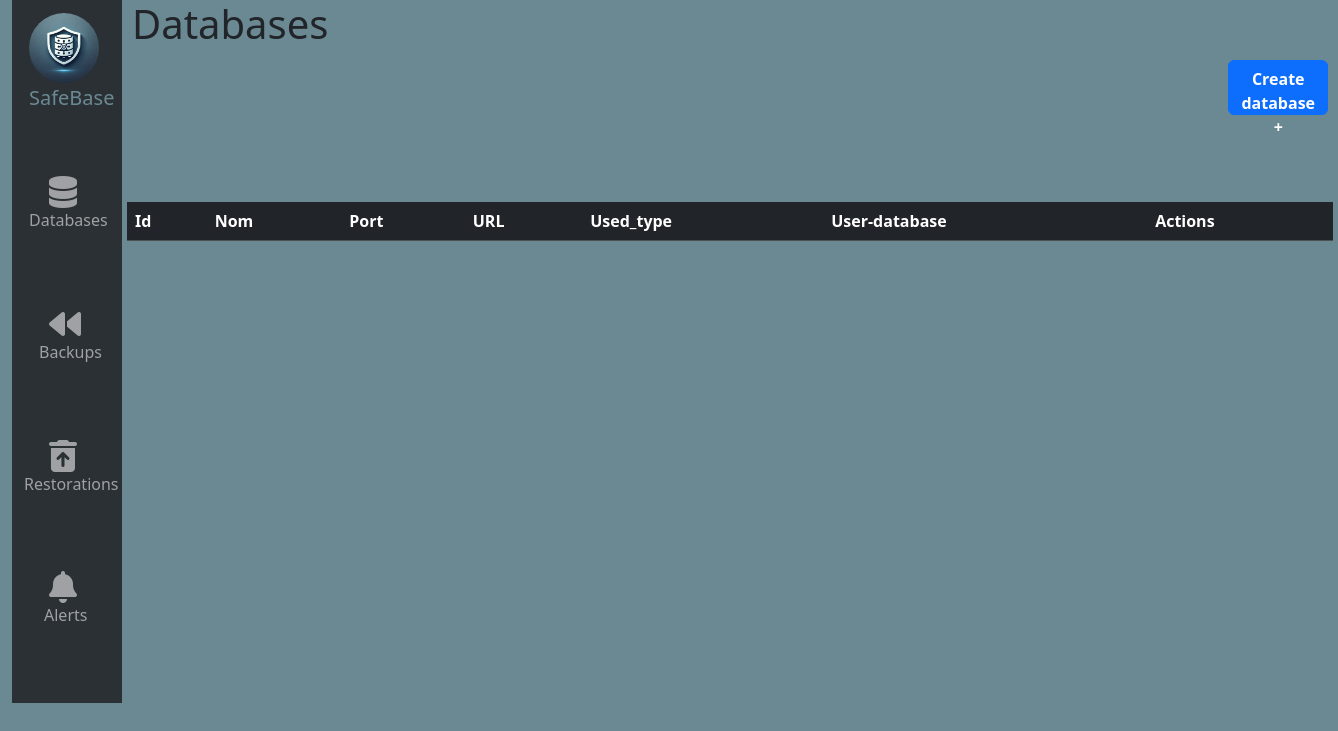
/, run on an earlier commit of the app's database.
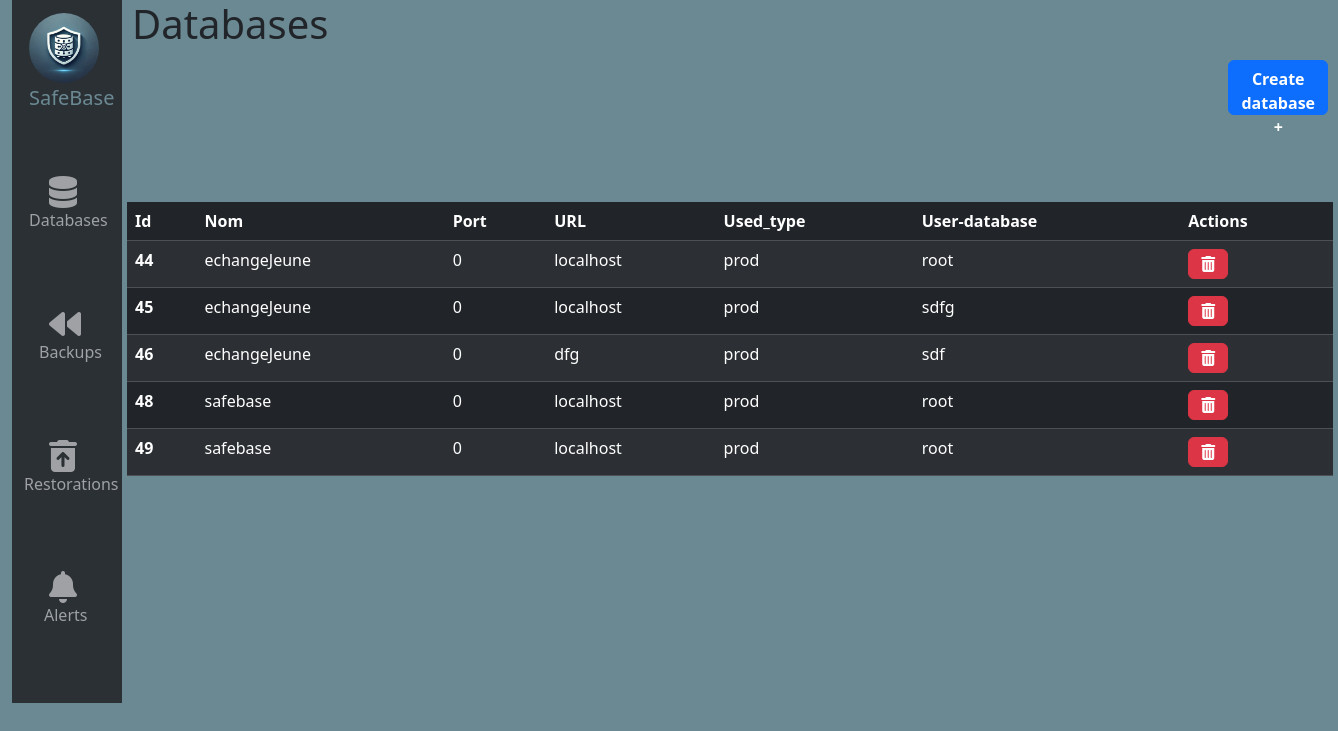
And on a later commit of the database.
### tables this page shows
CREATE TABLE `client_database` (
  `id` int NOT NULL AUTO_INCREMENT,
  `nom` varchar(50) DEFAULT NULL,
  `password` varchar(255) NOT NULL,
  `user_database` varchar(50) NOT NULL,
  `url` varchar(255) NOT NULL,
  `port` int DEFAULT NULL,
  `used_type` varchar(255) NOT NULL,
  `ID_Type` int NOT NULL,
  PRIMARY KEY (`id`),
  KEY `FK_Type` (`ID_Type`),
  CONSTRAINT `client_database_ibfk_1` FOREIGN KEY (`ID_Type`) REFERENCES `type` (`id`)
);

### src/Controller/CntrlAppli.php (called while the page is built, shortened)
<?php
class CntrlAppli
{
    public function getIndex()
    {
        $dao = new DaoAppli;
        $databases = $dao->getListDatabase();
        require 'src/view/index.php';
    }
}

### src/Dao/DaoAppli.php (called while the page is built, shortened)
<?php
class DaoAppli
{
    protected PDO $db;
    public function __construct(){
         $this->db = $this->getConnection();
    }
    private function getConnection() {
        $host       = "mysql";
        $db_name    = "safebase";
        $username   = "user";
        $password   = "password";
        if (!isset($this->db)) {
            try {
                $this->db = new PDO("mysql:host=".$host.";charset=utf8;dbname=".$db_name, $username, $password);
                $this->db->setAttribute(PDO::ATTR_ERRMODE, PDO::ERRMODE_EXCEPTION);
            } catch (\PDOException $e) {
                    echo('Echec de la connexion: ' . $e->getMessage());
                die();
            }
        }
        return $this->db;
    }
    public function getListDatabase():array{
        $requete = Requete::SEL_CLIENT_DATABASE;
        $statement = $this->db->query($requete);
        $data=$statement->fetchAll();
        return $data;
    }
}

### src/View/index.php (the view, shortened to what this page needs)
<?php
require "header.php";
?>
<html>
<body>
    <div class="container-fluid d-flex">
        <?php require_once("NavBar.php") ?>
        <div class="d-flex flex-column w-100">
            <div class="d-flex justify-content-between mb-3">
                <h1 class="titre">Databases</h1>
                <button type="button" id="btnajout" data-bs-toggle="modal" data-bs-target="#exampleModal" class="btn btn-primary w-10">
                    Create database +
                </button>
            </div>
            <div class="w-100">
                <table class="table table-dark table-striped w-100">
                    <thead>
                        <tr>
                            <th scope="col">Id</th>
                            <th scope="col">Nom</th>
                            <th scope="col">Port</th>
                            <th scope="col">URL</th>
                            <th scope="col">Used_type</th>
                            <th scope="col">User-database</th>
                            <th scope="col">Actions</th>
                        </tr>
                    </thead>
                    <tbody>
                        <?php foreach ($databases as $database) { ?>
                            <tr>
                                <th scope="row"><?= $database['id'] ?></th>
                                <td><?= $database['nom'] ?></td>
                                <td><?= $database['port'] ?></td>
                                <td><?= $database['url'] ?></td>
                                <td><?= $database['used_type'] ?></td>
                                <td><?= $database['user_database'] ?></td>
                                <td><button class="btn btn-danger delete" type="button" id="<?= $database['id'] ?>">
                                        <i class="fas fa-trash-alt"></i>
                                    </button>
                                </td>
                            </tr>
                        <?php } ?>
                    </tbody>
                </table>
            </div>
        </div>
    </div>
</body>
</html>

What changed in the data, as far as the page shows it:
added client_database: id "44", nom "echangeJeune", port "0", url "localhost", used_type "prod", user_database "root"
added client_database: id "45", nom "echangeJeune", port "0", url "localhost", used_type "prod", user_database "sdfg"
added client_database: id "46", nom "echangeJeune", port "0", url "dfg", used_type "prod", user_database "sdf"
added client_database: id "48", nom "safebase", port "0", url "localhost", used_type "prod", user_database "root"
added client_database: id "49", nom "safebase", port "0", url "localhost", used_type "prod", user_database "root"
